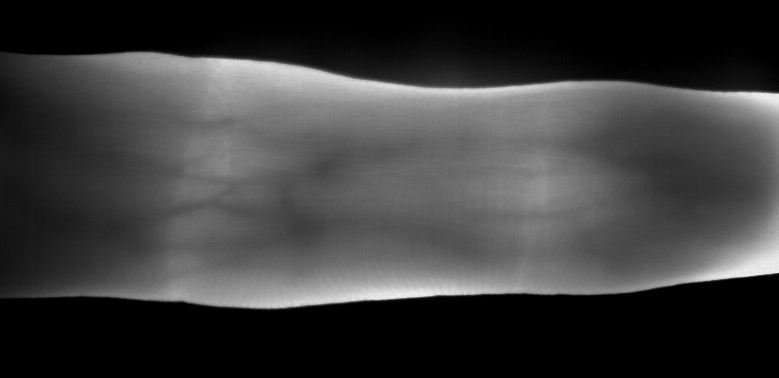
//> input picture finger.png, 779 x 378 px
$ ./Bootstrap   (built with g++ and OpenCV 4)
//> lines starting //> are read from the running program, lines starting //| are printed output that depends on the picture; after the words box and inside, x2 and y2 are one past the last pixel; in counts of white or black regions, pixels touching at a corner belong together
//> further down, image is the input picture: 378 rows x 779 cols, CV_8UC1; min 0, max 247, mean 59.3
### FingerVeinFeatureExtractor/Common.h
#ifndef _FINGERVEINFEATUREEXTRACTOR_COMMON_H_
#define _FINGERVEINFEATUREEXTRACTOR_COMMON_H_
#include <opencv2/core/core.hpp>
#include <opencv2/highgui/highgui.hpp>
#include <opencv2/imgproc/imgproc.hpp>
#include <iostream>
#include <bits/unique_ptr.h>
using namespace cv;

//#define IMAGE_AS_DOUBLE

#ifndef IMAGE_AS_DOUBLE
#define IMAGE_TYPE CV_64F
#define DATA_TYPE double
#else
#define IMAGE_TYPE CV_64F
#define DATA_TYPE double
#endif

#endif //_FINGERVEINFEATUREEXTRACTOR_COMMON_H_

### FingerVeinFeatureExtractor/RegionExtractor.cpp
#include "Common.h"
#include <vector>

using namespace cv;

Mat extractFingerRegion(Mat originalImage) {
    auto maskHeight = 24;
    auto maskWidth = 32;

    auto imgHeigth = originalImage.size().height;
//> imgHeigth = 189
    auto imgWidth = originalImage.size().width;
//> imgWidth = 390

    auto halfImgHeight = 0;

    if (imgHeigth % 2 == 0)
        halfImgHeight = (imgHeigth / 2) + 1;
    else
        halfImgHeight = ceil(imgHeigth / 2);
//> halfImgHeight = 94

    Mat mask(maskHeight, maskWidth, originalImage.type(), DATA_TYPE(0));

    for (auto i = 0; i < mask.cols; i++) {
        for (auto j = 0; j < mask.rows; j++) {
            if (j < maskHeight / 2)
                mask.at<DATA_TYPE>(j, i) = -1;
            else
                mask.at<DATA_TYPE>(j, i) = 1;
        }
    }
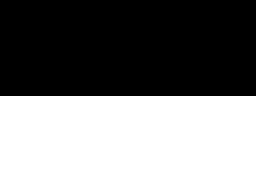
//> mask: 24 rows x 32 cols, CV_64FC1 (shown 8 times larger); values -1 (black) and 1 (white), 50% white; 1 white region, box (x1, y1, x2, y2) and area: (0, 12, 32, 24) 384

    Mat filteredImage;
    auto anchor = Point( -1, -1 );
    auto delta = 0;

    cv::filter2D(originalImage, filteredImage, originalImage.type(), mask, anchor, delta, BORDER_REPLICATE);
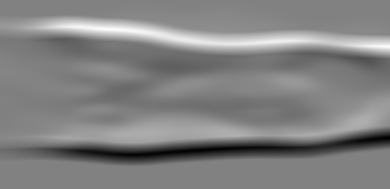
//> filteredImage: 189 rows x 390 cols, CV_64FC1; min -291.6, max 281.8, mean 0; drawn with min black and max white

    Mat imgFiltUp(floor(imgHeigth/2), imgWidth, originalImage.type(), DATA_TYPE(0));
    Mat imgFiltLow(halfImgHeight, imgWidth, originalImage.type(), DATA_TYPE(0));

    auto yUp = std::vector<int>();

    for (auto i = 0; i < imgFiltUp.cols; i++) {
        auto currentMax = std::numeric_limits<DATA_TYPE>::min();
        auto currentMaxIndex = -1;
        for (auto j = 0; j < imgFiltUp.rows; j++) {
            auto val = filteredImage.at<DATA_TYPE>(j, i);
            if (val > currentMax) {
                currentMax = val;
                currentMaxIndex = j;
            }
        }
        yUp.push_back(currentMaxIndex);
    }
//> this loop made 390 passes
//> (currentMax, currentMaxIndex) on passes 1 to 3: (51.04, 26), (51.75, 26), (52.35, 26)
//> after the loop, yUp = 390 values, max 46 at index 365, min 26 at index 0, mean 36.24

    auto yLow = std::vector<int>();

    for (auto i = 0; i < imgFiltLow.cols; i++) {
        auto currentMin = std::numeric_limits<DATA_TYPE>::max();
        auto currentMinIndex = -1;
        for (auto j = 0; j < imgFiltLow.rows; j++) {
            auto val = filteredImage.at<DATA_TYPE>(j, i);
            if (val < currentMin) {
                currentMin = val;
                currentMinIndex = j;
            }
        }
        yLow.push_back(currentMinIndex);
    }
//> this loop made 390 passes
//> (currentMin, currentMinIndex) on passes 1 to 3: (-18.37, 39), (-18.34, 39), (-18.26, 39)
//> after the loop, yLow = 390 values, max 93 at index 109, min 39 at index 0, mean 57.3

    Mat region(originalImage.size(), originalImage.type(), DATA_TYPE(0));

    for (auto i = 0; i < region.cols; i++) {
        for (auto j = 0; j < region.rows; j++) {
            if (j >= yUp[i] && j <= (yLow[i] + imgFiltLow.size().height - 1))
                region.at<DATA_TYPE>(j, i) = 1;
            else
                region.at<DATA_TYPE>(j, i) = 0;
        }
    }
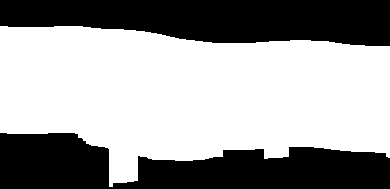
//> region: 189 rows x 390 cols, CV_64FC1; values 0 (black) and 1 (white), 60.9% white; 2 black regions, box (x1, y1, x2, y2) and area: (0, 133, 390, 189) 14704, (0, 0, 390, 46) 14133

    return region;
}

### FingerVeinFeatureExtractor/CurvatureCalculator.cpp
#include "Common.h"

Mat generateFilter0(Mat X, Mat Y, int sigma);

Mat generateFilter1(Mat X, Mat hMat, int sigma);

Mat generateFilter2(Mat X, Mat hMat, int sigma);

Mat generateFilter5(Mat X, Mat Y, Mat hMat, int sigma);

static void meshgrid(const cv::Mat &xgv, const cv::Mat &ygv,
        cv::Mat &X, cv::Mat &Y)
{
    cv::repeat(xgv.reshape(1,1), ygv.total(), 1, X);
    cv::repeat(ygv.reshape(1,1).t(), 1, xgv.total(), Y);
}

// helper function (maybe that goes somehow easier)
static void meshgridFromRange(const cv::Range &xgv, const cv::Range &ygv,
        cv::Mat &X, cv::Mat &Y)
{
//> called with xgv = Range(-12, 12), ygv = Range(-12, 12)
    std::vector<int> t_x, t_y;
    for (int i = xgv.start; i <= xgv.end; i++) t_x.push_back(i);
    for (int i = ygv.start; i <= ygv.end; i++) t_y.push_back(i);
    meshgrid(cv::Mat(t_x), cv::Mat(t_y), X, Y);
}

Mat filterAndCalculateCurvatures(Mat originalImage, Mat fingerRegion, int sigma) {
    auto winsize = ceil(4 * sigma);
    Mat X, Y;
    meshgridFromRange(cv::Range(-winsize, winsize), cv::Range(-winsize, winsize),
                        X, Y);

    X.convertTo(X, originalImage.type());
    Y.convertTo(Y, originalImage.type());

    auto hMat = generateFilter0(X, Y, sigma);

    auto hxMat = generateFilter1(X, hMat, sigma);

    auto hxxMat = generateFilter2(X, hMat, sigma);

    Mat hyMat, hyyMat;

    transpose(hxMat, hyMat);
    transpose(hxxMat, hyyMat);

    auto hxyMat = generateFilter5(X, Y, hMat, sigma);

    //Actual filtering

    Mat fx, fxx, fy, fyy, fxy;
    auto anchor = Point( -1, -1 );
    auto delta = 0;

    cv::filter2D(originalImage, fx, originalImage.type(), hxMat, anchor, delta, BORDER_REPLICATE);
    cv::filter2D(originalImage, fxx, originalImage.type(), hxxMat, anchor, delta, BORDER_REPLICATE);
    cv::filter2D(originalImage, fy, originalImage.type(), hyMat, anchor, delta, BORDER_REPLICATE);
    cv::filter2D(originalImage, fyy, originalImage.type(), hyyMat, anchor, delta, BORDER_REPLICATE);
    cv::filter2D(originalImage, fxy, originalImage.type(), hxyMat, anchor, delta, BORDER_REPLICATE);

    Mat f1 = 0.5 * sqrt(2) * (fx + fy);
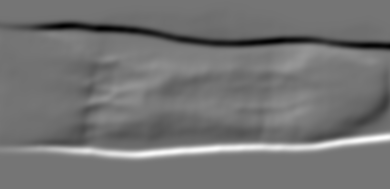
//> f1: 189 rows x 390 cols, CV_64FC1; min -0.0724, max 0.0853, mean -0.000483; drawn with min black and max white
    Mat f2 = 0.5 * sqrt(2) * (fx - fy);
    Mat f11 = 0.5 * fxx + fxy + 0.5 * fyy;
    Mat f22 = 0.5 * fxx - fxy + 0.5 * fyy;

    int sizes[] = {originalImage.rows, originalImage.cols, 4};
//> sizes = [189, 390, 4]

    Mat k(3, sizes, originalImage.type(), Scalar(DATA_TYPE(0)));

    Mat fxSqr, k1result;
    pow(fx, 2, fxSqr);
    fxSqr = fxSqr + 1;
    pow(fxSqr, DATA_TYPE(3/2), fxSqr);
    divide(fxx, fxSqr, k1result);
    multiply(k1result, fingerRegion, k1result);

    for(auto i = 0; i < originalImage.rows; i++) {
        for (auto j = 0; j < originalImage.cols; j++) {
            k.at<DATA_TYPE>(i, j, 0) = k1result.at<DATA_TYPE>(i, j);
        }
    }

    Mat fySqr, k2result;
    pow(fy, 2, fySqr);
    fySqr = fySqr + 1;
    pow(fySqr, DATA_TYPE(3/2), fySqr);
    divide(fyy, fySqr, k2result);
    multiply(k2result, fingerRegion, k2result);

    for(auto i = 0; i < originalImage.rows; i++) {
        for (auto j = 0; j < originalImage.cols; j++) {
            k.at<DATA_TYPE>(i, j, 1) = k2result.at<DATA_TYPE>(i, j);
        }
    }

    Mat f1Sqr, k3result;
    pow(f1, 2, f1Sqr);
    f1Sqr = f1Sqr + 1;
    pow(f1Sqr, DATA_TYPE(3/2), f1Sqr);
    divide(f11, f1Sqr, k3result);
    multiply(k3result, fingerRegion, k3result);

    for(auto i = 0; i < originalImage.rows; i++) {
        for (auto j = 0; j < originalImage.cols; j++) {
            k.at<DATA_TYPE>(i, j, 2) = k3result.at<DATA_TYPE>(i, j);
        }
    }

    Mat f2Sqr, k4result;
    pow(f2, 2, f2Sqr);
    f2Sqr = f2Sqr + 1;
    pow(f2Sqr, DATA_TYPE(3/2), f2Sqr);
    divide(f22, f2Sqr, k4result);
    multiply(k4result, fingerRegion, k4result);
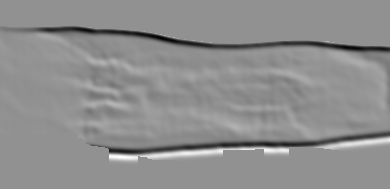
//> k4result: 189 rows x 390 cols, CV_64FC1; min -0.0158, max 0.0119, mean -0.000303; drawn with min black and max white

    for(auto i = 0; i < originalImage.rows; i++) {
        for (auto j = 0; j < originalImage.cols; j++) {
            k.at<DATA_TYPE>(i, j, 3) = k4result.at<DATA_TYPE>(i, j);
        }
    }

    return k;
}

Mat generateFilter5(Mat X, Mat Y, Mat hMat, int sigma) {
    Mat result;
    multiply(X, Y, result);

    result = result / (sigma * sigma * sigma * sigma);

    multiply(result, hMat, result);
    return result;
}

Mat generateFilter2(Mat X, Mat hMat, int sigma) {
    Mat xSqr;
    pow(X, 2, xSqr);
    xSqr = xSqr - (sigma * sigma);
    xSqr = xSqr / (sigma * sigma * sigma * sigma);
    Mat result(xSqr.size(), xSqr.type());
    multiply(xSqr, hMat, result);
    return result;
}

Mat generateFilter1(Mat X, Mat hMat, int sigma) {
    Mat copy = X.clone();
    copy = -copy;
    copy = copy / (sigma * sigma);
    Mat result(copy.size(), copy.type());
    multiply(copy, hMat, result);
    return result;
}

Mat generateFilter0(Mat X, Mat Y, int sigma) {
    Mat xSqr, ySqr;
    pow(X, 2, xSqr);
    pow(Y, 2, ySqr);

    auto factor1 = 1 / (2 * M_PI * sigma * sigma);
    auto factor2 = 2 * sigma * sigma;

    Mat xy = xSqr + ySqr;
    Mat negated = -xy;
    Mat divided = negated / factor2;
    Mat exponent = divided;
    exp(divided, exponent);
    Mat result = exponent * factor1;

    return result;
}

### FingerVeinFeatureExtractor/CentersFinder.cpp
#include "Common.h"

Mat trackVeinsCentres(Mat curvatures, cv::Size imageSize) {
//> called with imageSize = Size(390, 189)
    Mat centers(imageSize, curvatures.type());
//> centers: 189 rows x 390 cols, CV_64FC1; every value is 0
    int wr = 0;
    DATA_TYPE scr = 0;

    for (auto x = 0; x < imageSize.height; x++) {
        for (auto y = 0; y < imageSize.width; y++) {
            if (curvatures.at<DATA_TYPE>(x, y, 0) > 0)
                wr++;

            if (wr > 0 &&
                    (y == imageSize.width - 1 || (curvatures.at<DATA_TYPE>(x, y, 0) <= 0))) {
                int pos_end;
                if (y == imageSize.width - 1)
                    pos_end = y;
                else
                    pos_end = y - 1;

                int pos_start = pos_end - wr + 1;

                int index = 0;
                DATA_TYPE maxValue = std::numeric_limits<DATA_TYPE>::min();

                for (auto i = pos_start; i <= pos_end; i++) {
                    auto currentValue = curvatures.at<DATA_TYPE>(x, i, 0);
                    if (currentValue > maxValue) {
                        maxValue = currentValue;
                        index = i - pos_start;
                    }
                }

                int pos_max = pos_start + index - 1;
                scr = curvatures.at<DATA_TYPE>(x, pos_max, 0) * wr;
                centers.at<DATA_TYPE>(x, pos_max) += scr;
                wr = 0;
            }
        }
    }
//> this loop made 189 passes
//> scr on passes 1 to 3: 0, 0, 0
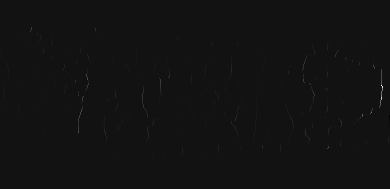
//> centers: 189 rows x 390 cols, CV_64FC1; min -0.0162, max 0.202, mean 0.000202; drawn with min black and max white
//> after the loop, wr = 0; scr = 0

    for (auto y = 0; y < imageSize.width; y++) {
        for (auto x = 0; x < imageSize.height; x++) {
            if (curvatures.at<DATA_TYPE>(x, y, 1) > 0)
                wr++;

            if (wr > 0 &&
                (x == imageSize.height - 1 || (curvatures.at<DATA_TYPE>(x, y, 1) <= 0))) {
                int pos_end;
                if (x == imageSize.height - 1)
                    pos_end = x;
                else
                    pos_end = x - 1;

                int pos_start = pos_end - wr + 1;

                int index = 0;
                DATA_TYPE maxValue = std::numeric_limits<DATA_TYPE>::min();

                for (auto i = pos_start; i <= pos_end; i++) {
                    auto currentValue = curvatures.at<DATA_TYPE>(i, y, 1);
                    if (currentValue > maxValue) {
                        maxValue = currentValue;
                        index = i - pos_start;
                    }
                }

                int pos_max = pos_start + index - 1;
                scr = curvatures.at<DATA_TYPE>(pos_max, y, 1) * wr;
                centers.at<DATA_TYPE>(pos_max, y) += scr;
                wr = 0;
            }
        }
    }
//> this loop made 390 passes
//> scr on passes 1 to 3: 0.00232, 0.00241, 0.00247
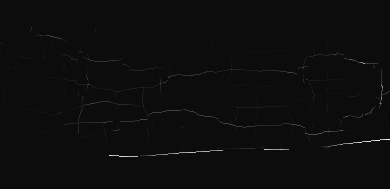
//> centers: 189 rows x 390 cols, CV_64FC1; 2.65% of pixels changed, all inside (x1, y1, x2, y2) = (0, 35, 390, 174); drawn with min black and max white
//> after the loop, wr = 0; scr = 4.7e-17

    for (auto start = 0; start < imageSize.height + imageSize.width - 1; start++) {
        int x, y;

        if (start < imageSize.width) {
            x = start;
//> (the run ends here: the program crashes, at `y = 0;`)
